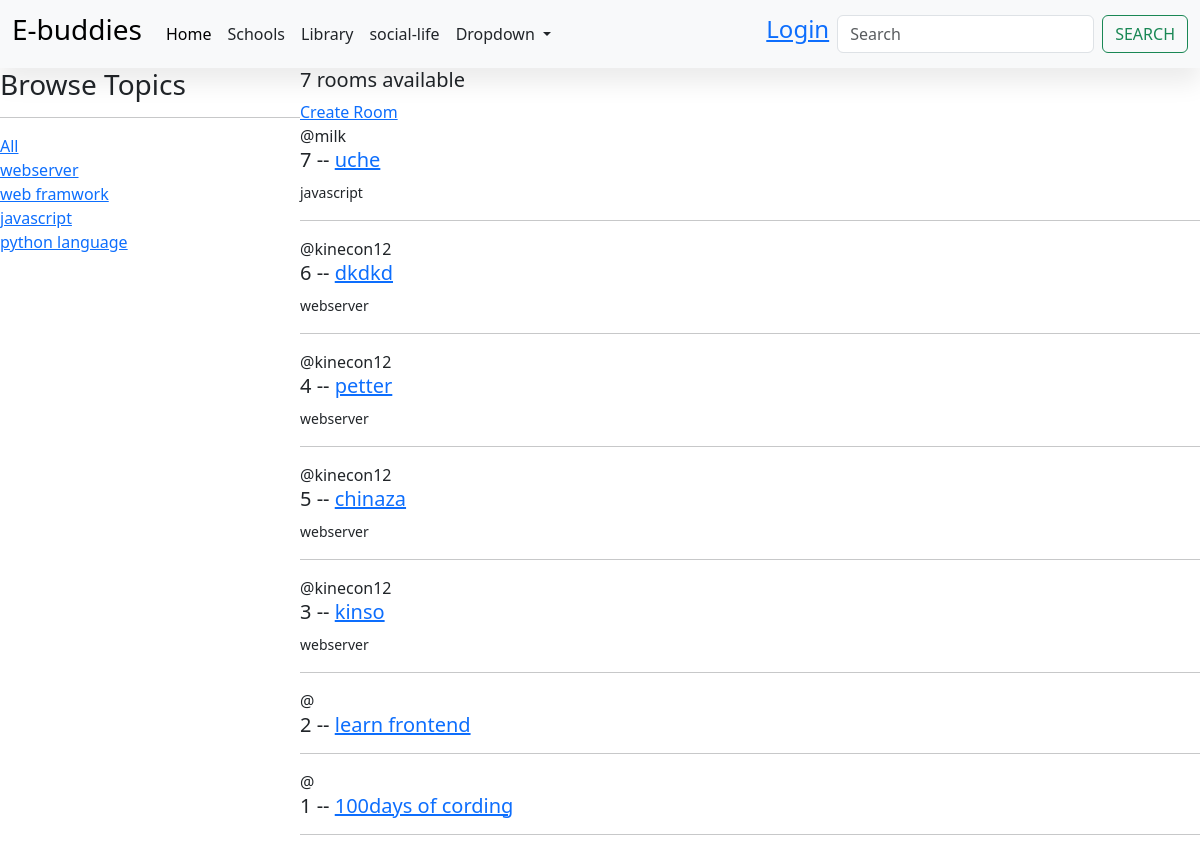
/home/, run on the app's committed database.
### base/models.py (models this page shows, shortened)
class Topic(models.Model):
    name = models.CharField(max_length=200)

class Room(models.Model):
    host = models.ForeignKey(User, on_delete=models.SET_NULL, null=True)
    topic = models.ForeignKey('Topic', on_delete=models.SET_NULL, null=True)
    name = models.CharField(max_length=200)
    description = models.TextField(null=True, blank=True)
    update = models.DateTimeField(auto_now=True)
    created = models.DateTimeField(auto_now_add=True)
    class Meta:
       ordering = ['-update', '-created']

### base/views.py (the view)
# urls.py: path('home/', views.Home, name='Home'),
def Home(request):
    q = request.GET.get('q') if request.GET.get('q') != None else ''
    rooms = Room.objects.filter(
        Q(topic__name__icontains=q,) |
        Q(name__icontains=q) |
        Q(description__icontains=q)
    )
    topics = Topic.objects.all()
    room_count = rooms.count
    contxt = {'rooms': rooms, 'topics': topics, 'room_count': room_count}
    return render(request, 'base/home.html', contxt)

### base/templates/base/home.html (shortened to what this page needs)
{% extends 'main.html' %}
{% block content %}
<div class="Home-container">
    <div>
        <h3>Browse Topics</h3>
        <hr>
        <div>
            <a href="{% url 'Home' %}">All</a>
        </div>
        {% for topic in topics  %}
            <div>
                <a href="{% url 'Home' %}?q={{topic.name}}">{{topic.name}}</a>
            </div>
        {% endfor %}
    </div>
    <div>
        <h5>{{room_count}} rooms available</h5>
        <a href="{% url 'create-room' %}">Create Room</a>
        <div>
            {% for room in rooms  %}
            <div>
                <span>@{{room.host.username}}</span>
                <h5>{{room.id}} -- <a href="{% url 'room' room.id %}">{{room.name}}</a></h5>
                <small>{{room.topic.name}}</small>
                <hr>
            </div>
             {% endfor %}
        </div>
    </div>
</div>
{% endblock content %}

### templates/main.html (shortened to what this page needs)
<!DOCTYPE html>
{% load static %}
<html>
    <head>
        <link href="https://cdn.jsdelivr.net/npm/remixicon@4.2.0/fonts/remixicon.css"rel="stylesheet"/>
        <link rel="stylesheet" href="https://cdn.jsdelivr.net/npm/@fancyapps/ui@4.0/dist/fancybox.css">
        <link rel="stylesheet" type="text/css" href="{% static  'styles/main.css' %}">
        <link rel="stylesheet" type="text/css" href="{% static  'styles/style.css' %}">
        <link href="https://cdn.jsdelivr.net/npm/bootstrap@5.3.3/dist/css/bootstrap.min.css" rel="stylesheet">
    </head>
    <body>
        {% include 'Navbar.html' %}
        {% block content %}{% endblock content %}
    </body>
</html>

### templates/Navbar.html (shortened to what this page needs)
<nav class="navbar navbar-expand-sm  bg-dark bg-body-tertiary me-">
    <div class="container-fluid">
      <a class="navbar-brand" href="{% url 'Homepage' %}"><h3>E-buddies</h3></a>
      <div class="collapse navbar-collapse" id="navbarSupportedContent">
        <ul class="navbar-nav me-auto mb-2 mb-lg-0">
          <li class="nav-item">
            <a class="nav-link active" aria-current="page" href="{% url 'Home' %}">Home</a>
          </li>
          <li class="nav-item">
            <a class="nav-link" href="#">Schools</a>
          </li>
          <li class="nav-item">
            <a class="nav-link" href="#">Library</a>
          </li>
          <li class="nav-item">
            <a class="nav-link" href="#">social-life</a>
          </li>
          <li class="nav-item dropdown">
            <a class="nav-link dropdown-toggle" href="#" role="button" data-bs-toggle="dropdown" aria-expanded="false">
              Dropdown
            </a>
          </li>
        </ul>
        {% if request.user.is_authenticated %}
        <a href="{% url 'logout' %}" >Logout</a>
        {% else %}
        <a href="{% url 'loginpage' %}" class="me-2 mb-2 mb-lg-0 "><h4>Login</h4></a>
        {% endif %}
        <form method= "GET" action="{% url 'Home' %}" class="d-flex" role="search">
          <input class="form-control me-2" name= "q" type="search" placeholder="Search" aria-label="Search">
          <button class="btn btn-outline-success" type="submit">Search</button>
        </form>
      </div>
    </div>
  </nav>

### static/styles/main.css (style rules this page uses)
body { background-color:floralwhite; }

### static/styles/style.css (style rules this page uses)
:root { --c-dark: #212529; --c-brand: #4e57d4; --c-brand-light: #6970dd; --c-brand-rgb: 78, 87, 212; --c-body: #727272; --font-base: "ClashDisplay", sans-serif; --box-shadow: 0px 15px 25px rgba(0,0,0,0.08); --transition: all 0.5s ease; }
body { font-family: var(--font-base); line-height: 1.7; color: var(--c-body); }
h1, h2, h3,h4, h5, h6, .h1, .h2, .h3, .h4, .h5, .h6 { font-weight: 600; color: var(--c-dark); }
a { text-decoration: none; color: var(--c-brand); transition: var(--transition); }
.navbar { box-shadow: var(--box-shadow); }
.navbar-nav .nav-link { font-weight: 500; color: var(--c-dark); }
.navbar-nav .nav-link.active { color: var(--c-brand); }
.btn { font-weight: 600; font-size: 14px; text-transform: uppercase; border-radius: 0; padding: 10px 24px; }

### base/templates/base/home.html (style rules this page uses)
.Home-container { display: grid; grid-template-columns: 1fr 3fr; }

### data on the page
Topic: name "webserver"
Topic: name "web framwork"
Topic: name "javascript"
Topic: name "python language"
Room: host.username "milk", id "7", name "uche", topic.name "javascript"
Room: host.username "kinecon12", id "6", name "dkdkd", topic.name "webserver"
Room: host.username "kinecon12", id "4", name "petter", topic.name "webserver"
Room: host.username "kinecon12", id "5", name "chinaza", topic.name "webserver"
Room: host.username "kinecon12", id "3", name "kinso", topic.name "webserver"
Room: id "2", name "learn frontend"
Room: id "1", name "100days of cording"

### other printed values
{{ room_count }} "7"
